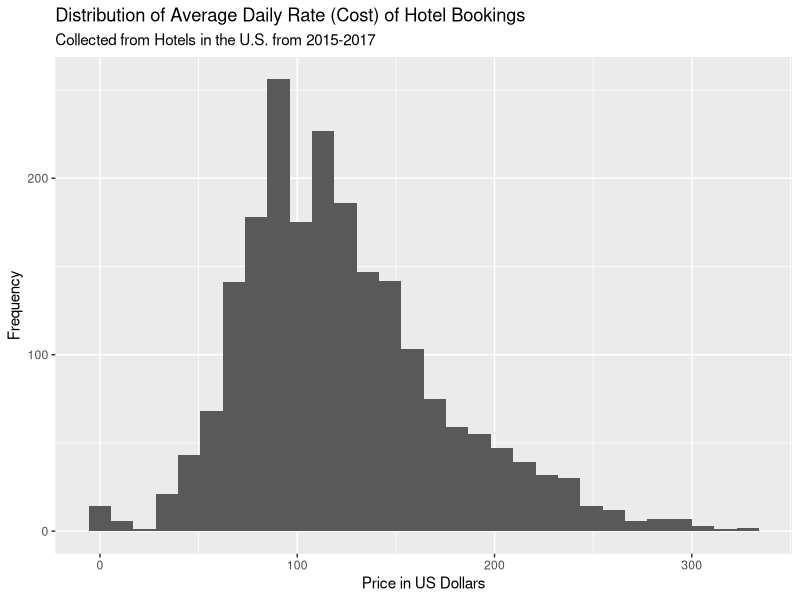
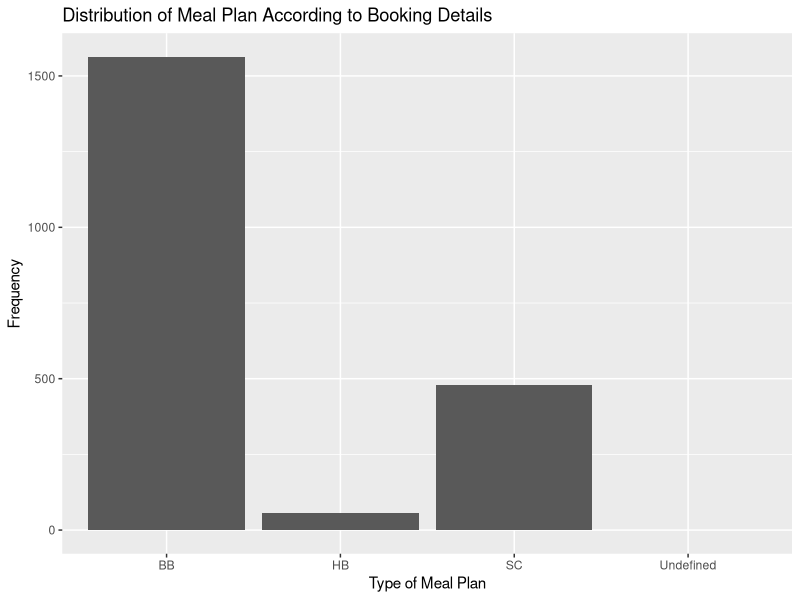
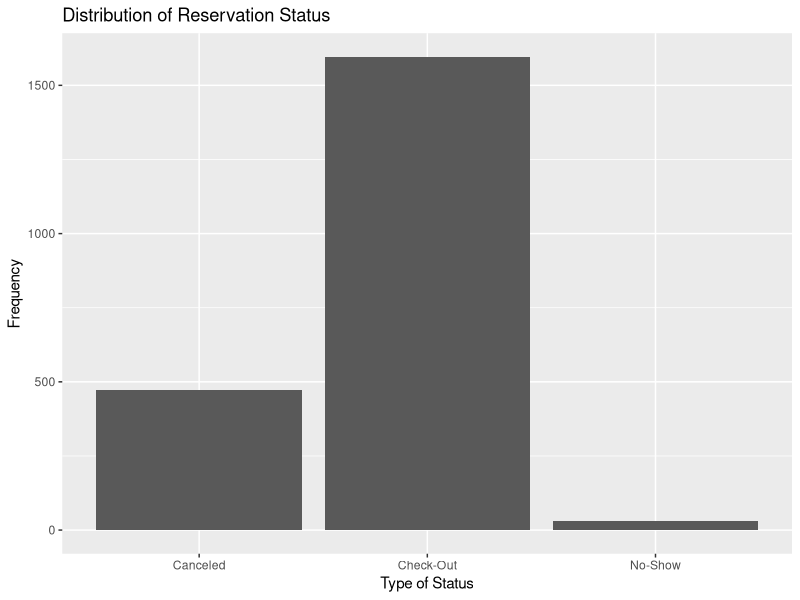
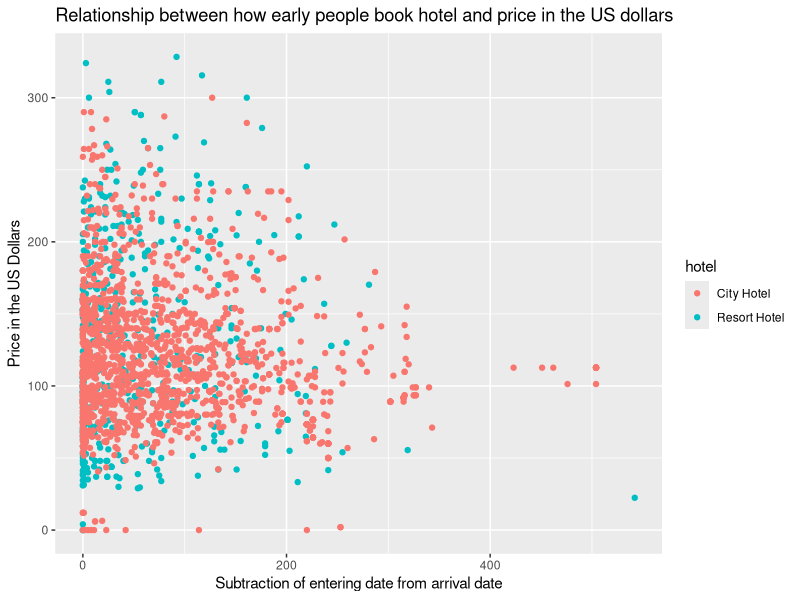
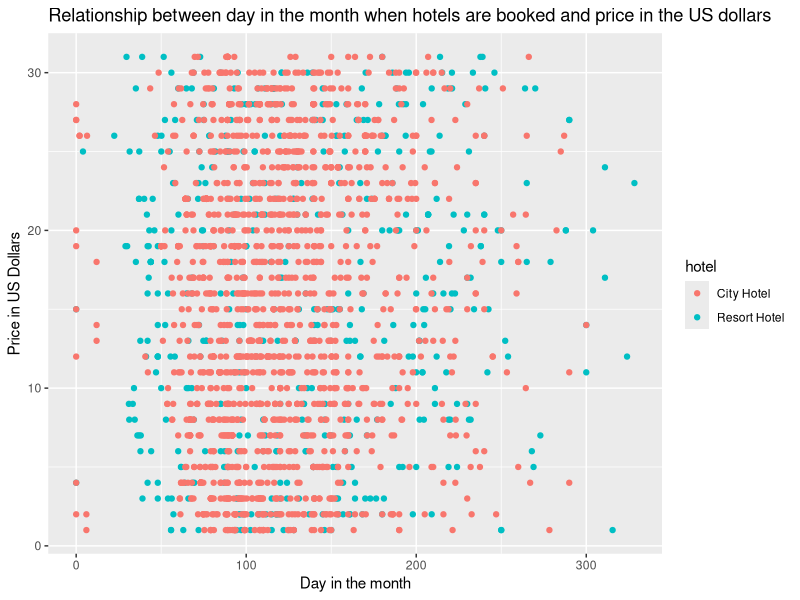
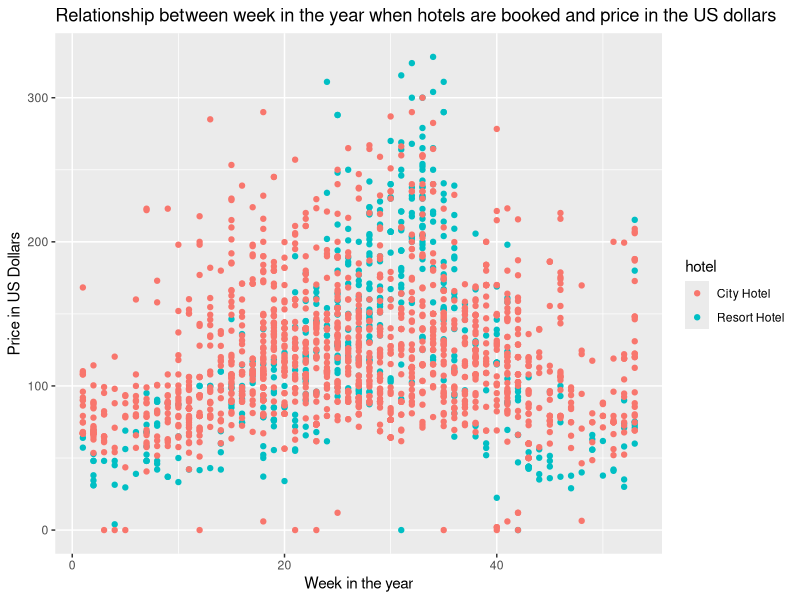
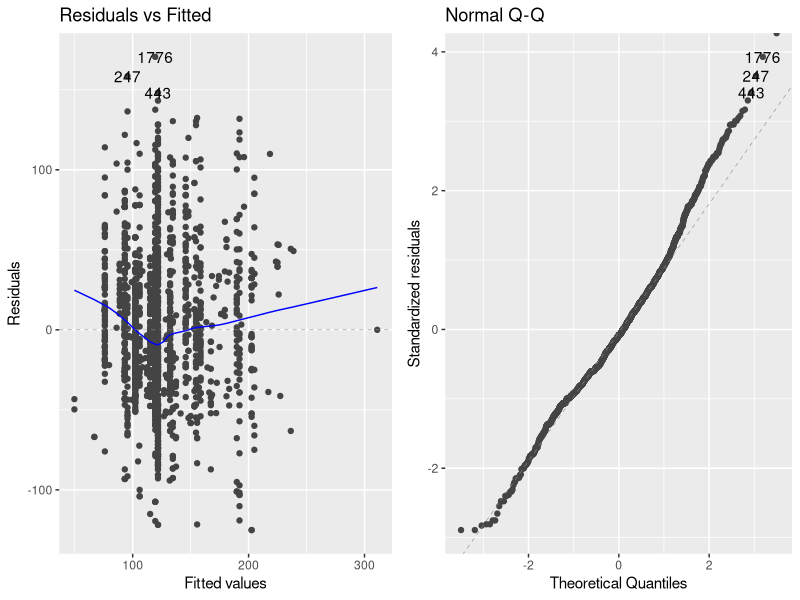
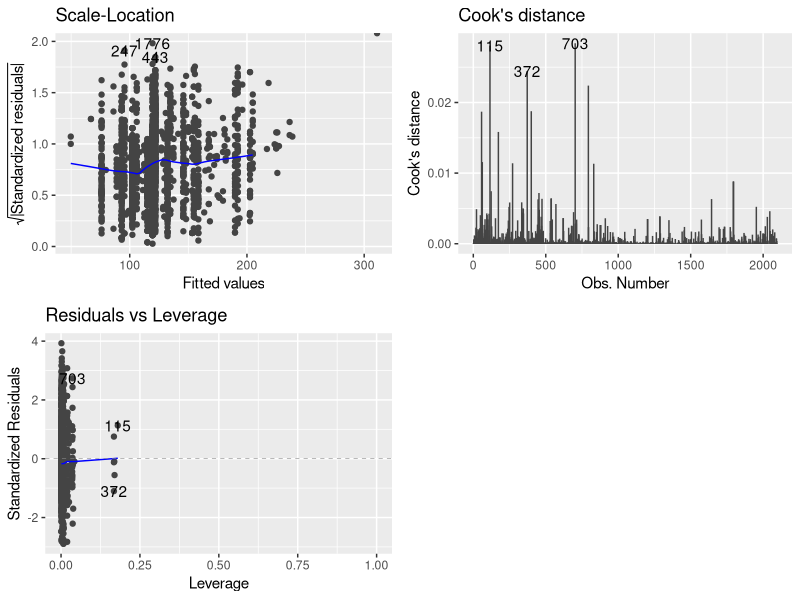

Generate these figures, in order, with R:
## ---- chunk 1
knitr::opts_chunk$set(echo = TRUE)
## ---- chunk 2
library(tidyverse)
library(broom)
library(knitr)
library(ggfortify)
## ---- chunk 3
hotels <- read_csv("data/hotels_reduced.csv")
## ---- chunk 4
hotels$total_stay_length <- hotels$stays_in_week_nights + hotels$stays_in_weekend_nights
## ---- chunk 5
ggplot(data = hotels, aes(x = adr)) +
  geom_histogram() + 
  labs(x = "Price in US Dollars",
       y = "Frequency", 
       title = "Distribution of Average Daily Rate (Cost) of Hotel Bookings",
       subtitle = "Collected from Hotels in the U.S. from 2015-2017")

## ---- chunk 6
hotels %>%
    summarise(mean = mean(adr), 
              median = median(adr), 
              sd = sd(adr),
              min = min(adr),
              max = max(adr),
              iqr = IQR(adr))%>%
kable(digits = 3)
## ---- chunk 7
adults <- sum(hotels$adults)
children <- sum(hotels$children)
babies <- sum(hotels$babies)

tb <- table(adults, children, babies)
kable(tb)
## ---- chunk 8
ggplot(data = hotels, aes(x = meal)) +
geom_bar() +
labs(title = "Distribution of Meal Plan According to Booking Details",
      y = "Frequency",
      x = "Type of Meal Plan") 
## ---- chunk 9
hotels %>%
  group_by(meal) %>%
  summarise(n = n(), mean = mean(adr), sd = sd(adr)) %>%
  kable(digits = 3)
## ---- chunk 10
ggplot(data = hotels, aes(x = reservation_status)) +
geom_bar() +
labs(title = "Distribution of Reservation Status",
  x = "Type of Status",
  y = "Frequency") 
## ---- chunk 11
hotels %>%
  group_by(hotel) %>%
  summarise(n = n(), mean = mean(adr), sd = sd(adr)) %>%
  kable(digits = 3)
## ---- chunk 12
ggplot(data = hotels, aes(x = lead_time, y = adr, color = hotel)) +
geom_point() +
labs(title = "Relationship between how early people book hotel and price in the US dollars",
  x = "Subtraction of entering date from arrival date",
  y = "Price in the US Dollars") 
## ---- chunk 13
ggplot(data = hotels, aes(x = adr, y = arrival_date_day_of_month, color=hotel)) +
geom_point() +
labs(title = "Relationship between day in the month when hotels are booked and price in the US dollars",
  x = "Day in the month",
  y = "Price in US Dollars") 
## ---- chunk 14
ggplot(data = hotels, aes(x = arrival_date_week_number, y = adr, color=hotel)) +
geom_point() +
labs(title = "Relationship between week in the year when hotels are booked and price in the US dollars",
  x = "Week in the year",
  y = "Price in US Dollars") 
## ---- chunk 15
resort_adr <- hotels[hotels$hotel == "Resort Hotel",]$adr
city_adr <- hotels[hotels$hotel == "City Hotel",]$adr

hotel_type_p_value <- t.test(resort_adr, city_adr)$p.value
print(hotel_type_p_value)
## ---- chunk 16
hotels$only_adults_present <- hotels$adults > 0 & hotels$children == 0 & hotels$babies == 0
hotels$kids_present <- hotels$children > 0 | hotels$babies > 0

adult_adr <- hotels[hotels$only_adults_present == TRUE,]$adr
kids_adr <- hotels[hotels$kids_present == TRUE,]$adr

resident_type_p_value <- t.test(adult_adr, kids_adr)$p.value
print(resident_type_p_value)
## ---- chunk 17
hotels$country <- NULL 
hotels$reserved_room_type <- NULL 
hotels$assigned_room_type <- NULL 
## ---- chunk 18
orig_model <- lm(adr ~ adults + children + babies + hotel + meal + reservation_status, data = hotels)
tidy(orig_model) %>%
  kable(digits = 3)
## ---- chunk 19
full_model <- lm(adr ~ adults + children + babies + hotel + meal + reservation_status, data = hotels)
tidy(full_model) %>%
  kable(digits = 3)
## ---- chunk 20
selected_model <- step(full_model, scope=formula(full_model), direction="backward", k = log(nrow(hotels)))
## ---- chunk 21
tidy(selected_model) %>%
  kable()
## ---- chunk 22
model <- lm(adr ~ adults + children + babies + hotel + meal + reservation_status, data = hotels)
## ---- chunk 23
# Residual + QQ Plots
autoplot(model, which = c(1,2))
## ---- chunk 24
tidy(model, conf.int = TRUE) %>%
kable(digits = 3)
## ---- chunk 25
autoplot(model, which = c(3, 4, 5))

#Leverage 
lev_threshold <- 2 * 2 / nrow(hotels) 
hotel_aug <- augment(model) 

hotel_aug %>%
filter(.hat > lev_threshold) %>% nrow()

# High Magnitude Residual 
hotel_aug %>%
filter(.std.resid < -3 | .std.resid > 3) %>% nrow()

# Influential Point 
hotel_aug %>%
filter(.cooksd > 1.0) %>% nrow()
 
## ---- chunk 26
hotel_aug <- hotel_aug %>%
mutate(outlier = if_else(.std.resid < -3 | .std.resid > 3, "Yes", "No"))

ggplot(hotel_aug, aes(x = adults, y = adr)) + geom_point(aes(color = outlier)) +
geom_smooth(method = "lm", se = FALSE) + labs(title = "PLotting of Outliers",
      y = "Average Daily Rate",
      x = "Adults") 
